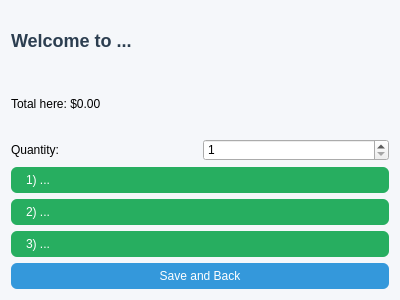
<?xml version="1.0" encoding="UTF-8"?>
<ui version="4.0">
 <class>SouvenirWindow</class>
 <widget class="QDialog" name="SouvenirWindow">
  <property name="geometry">
   <rect>
    <x>0</x>
    <y>0</y>
    <width>400</width>
    <height>300</height>
   </rect>
  </property>
  <property name="windowTitle">
   <string>Dialog</string>
  </property>
  <property name="styleSheet">
   <string notr="true">QDialog {
    background-color: #f5f7fa;
}

QPushButton {
    background-color: #27ae60;
    color: white;
    padding: 6px;
    border-radius: 6px;
    text-align: left;
    padding-left: 15px;
}

QPushButton:hover {
    background-color: #219150;
}
</string>
  </property>
  <layout class="QVBoxLayout" name="verticalLayout">
   <item>
    <widget class="QLabel" name="lblCollege">
     <property name="styleSheet">
      <string notr="true">font-size: 18px;
font-weight: bold;
color: #2c3e50;
</string>
     </property>
     <property name="text">
      <string>Welcome to ...</string>
     </property>
    </widget>
   </item>
   <item>
    <widget class="QLabel" name="lblSpentHere">
     <property name="text">
      <string>Total here: $0.00</string>
     </property>
    </widget>
   </item>
   <item>
    <layout class="QHBoxLayout" name="horizontalLayout">
     <item>
      <widget class="QLabel" name="lblQuantity">
       <property name="text">
        <string>Quantity:</string>
       </property>
      </widget>
     </item>
     <item>
      <widget class="QSpinBox" name="spinQty">
       <property name="minimum">
        <number>1</number>
       </property>
       <property name="maximum">
        <number>999</number>
       </property>
      </widget>
     </item>
    </layout>
   </item>
   <item>
    <widget class="QPushButton" name="btnItem1">
     <property name="text">
      <string>1) ...</string>
     </property>
    </widget>
   </item>
   <item>
    <widget class="QPushButton" name="btnItem2">
     <property name="text">
      <string>2) ...</string>
     </property>
    </widget>
   </item>
   <item>
    <widget class="QPushButton" name="btnItem3">
     <property name="text">
      <string>3) ...</string>
     </property>
    </widget>
   </item>
   <item>
    <widget class="QPushButton" name="btnBack">
     <property name="styleSheet">
      <string notr="true">QPushButton {
    background-color: #3498db;
    color: white;
    padding: 6px;
    border-radius: 6px;
    text-align: center;
}
QPushButton:hover {
    background-color: #2980b9;
}
</string>
     </property>
     <property name="text">
      <string>Save and Back</string>
     </property>
    </widget>
   </item>
  </layout>
 </widget>
 <resources/>
 <connections/>
</ui>
